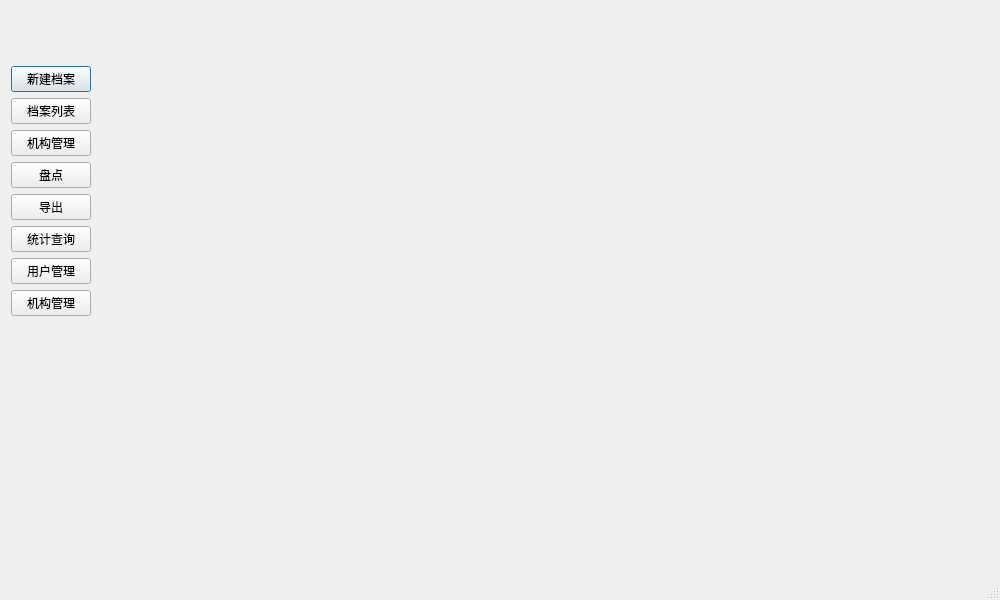
<?xml version="1.0" encoding="UTF-8"?>
<ui version="4.0">
 <class>cd</class>
 <widget class="QDialog" name="cd">
  <property name="geometry">
   <rect>
    <x>0</x>
    <y>0</y>
    <width>1000</width>
    <height>600</height>
   </rect>
  </property>
  <property name="sizePolicy">
   <sizepolicy hsizetype="Expanding" vsizetype="Expanding">
    <horstretch>0</horstretch>
    <verstretch>0</verstretch>
   </sizepolicy>
  </property>
  <property name="windowTitle">
   <string>主菜单</string>
  </property>
  <property name="sizeGripEnabled">
   <bool>true</bool>
  </property>
  <layout class="QGridLayout" name="gridLayout">
   <item row="0" column="1">
    <spacer name="horizontalSpacer">
     <property name="orientation">
      <enum>Qt::Horizontal</enum>
     </property>
     <property name="sizeHint" stdset="0">
      <size>
       <width>927</width>
       <height>20</height>
      </size>
     </property>
    </spacer>
   </item>
   <item row="0" column="0">
    <layout class="QVBoxLayout" name="verticalLayout_2">
     <item>
      <spacer name="verticalSpacer">
       <property name="orientation">
        <enum>Qt::Vertical</enum>
       </property>
       <property name="sizeHint" stdset="0">
        <size>
         <width>20</width>
         <height>40</height>
        </size>
       </property>
      </spacer>
     </item>
     <item>
      <layout class="QVBoxLayout" name="verticalLayout">
       <item>
        <widget class="QPushButton" name="pushButton_newdoc">
         <property name="text">
          <string>新建档案</string>
         </property>
        </widget>
       </item>
       <item>
        <widget class="QPushButton" name="pushButton_archiveManagement">
         <property name="text">
          <string>档案列表</string>
         </property>
        </widget>
       </item>
       <item>
        <widget class="QPushButton" name="pushButton_outbound">
         <property name="text">
          <string>机构管理</string>
         </property>
        </widget>
       </item>
       <item>
        <widget class="QPushButton" name="pushButton_inventory">
         <property name="text">
          <string>盘点</string>
         </property>
        </widget>
       </item>
       <item>
        <widget class="QPushButton" name="pushButton_export">
         <property name="text">
          <string>导出</string>
         </property>
        </widget>
       </item>
       <item>
        <widget class="QPushButton" name="pushButton_Statistical">
         <property name="text">
          <string>统计查询</string>
         </property>
        </widget>
       </item>
       <item>
        <widget class="QPushButton" name="pushButton_userManagement">
         <property name="text">
          <string>用户管理</string>
         </property>
        </widget>
       </item>
       <item>
        <widget class="QPushButton" name="pushButton_OrganizationMangement">
         <property name="enabled">
          <bool>true</bool>
         </property>
         <property name="text">
          <string>机构管理</string>
         </property>
        </widget>
       </item>
      </layout>
     </item>
     <item>
      <spacer name="verticalSpacer_5">
       <property name="orientation">
        <enum>Qt::Vertical</enum>
       </property>
       <property name="sizeHint" stdset="0">
        <size>
         <width>20</width>
         <height>40</height>
        </size>
       </property>
      </spacer>
     </item>
     <item>
      <spacer name="verticalSpacer_6">
       <property name="orientation">
        <enum>Qt::Vertical</enum>
       </property>
       <property name="sizeHint" stdset="0">
        <size>
         <width>20</width>
         <height>40</height>
        </size>
       </property>
      </spacer>
     </item>
     <item>
      <spacer name="verticalSpacer_4">
       <property name="orientation">
        <enum>Qt::Vertical</enum>
       </property>
       <property name="sizeHint" stdset="0">
        <size>
         <width>20</width>
         <height>40</height>
        </size>
       </property>
      </spacer>
     </item>
     <item>
      <spacer name="verticalSpacer_3">
       <property name="orientation">
        <enum>Qt::Vertical</enum>
       </property>
       <property name="sizeHint" stdset="0">
        <size>
         <width>20</width>
         <height>40</height>
        </size>
       </property>
      </spacer>
     </item>
     <item>
      <spacer name="verticalSpacer_2">
       <property name="orientation">
        <enum>Qt::Vertical</enum>
       </property>
       <property name="sizeHint" stdset="0">
        <size>
         <width>20</width>
         <height>40</height>
        </size>
       </property>
      </spacer>
     </item>
    </layout>
   </item>
  </layout>
 </widget>
 <resources/>
 <connections/>
</ui>
